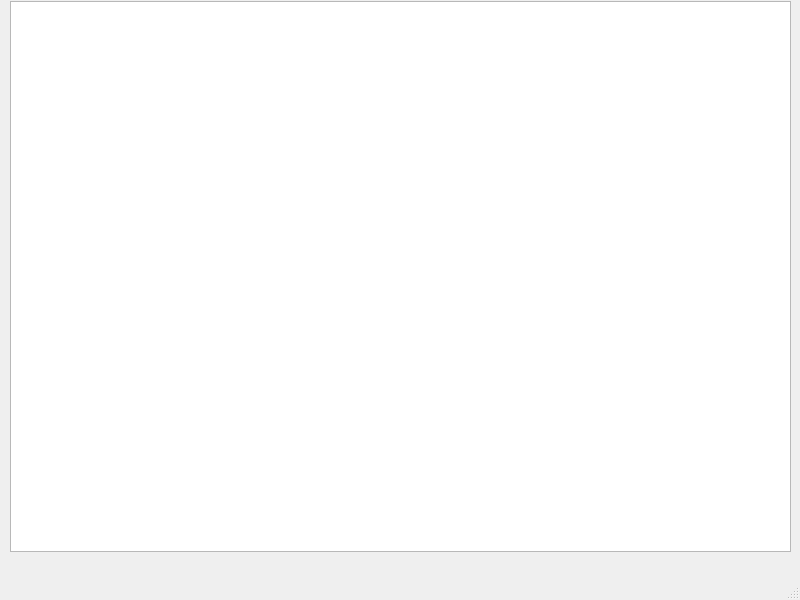
<?xml version="1.0" encoding="UTF-8"?>
<ui version="4.0">
 <class>ventana</class>
 <widget class="QMainWindow" name="ventana">
  <property name="geometry">
   <rect>
    <x>0</x>
    <y>0</y>
    <width>800</width>
    <height>600</height>
   </rect>
  </property>
  <property name="windowTitle">
   <string>ventana</string>
  </property>
  <widget class="QWidget" name="centralwidget">
   <widget class="QGraphicsView" name="graphicsView">
    <property name="geometry">
     <rect>
      <x>10</x>
      <y>1</y>
      <width>781</width>
      <height>551</height>
     </rect>
    </property>
   </widget>
  </widget>
  <widget class="QMenuBar" name="menubar">
   <property name="geometry">
    <rect>
     <x>0</x>
     <y>0</y>
     <width>800</width>
     <height>21</height>
    </rect>
   </property>
  </widget>
  <widget class="QStatusBar" name="statusbar"/>
 </widget>
 <resources/>
 <connections/>
</ui>
